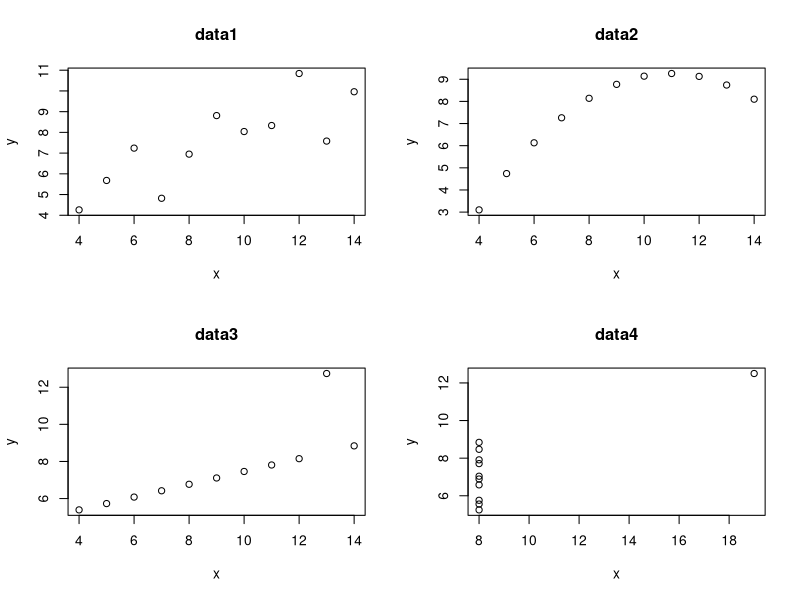
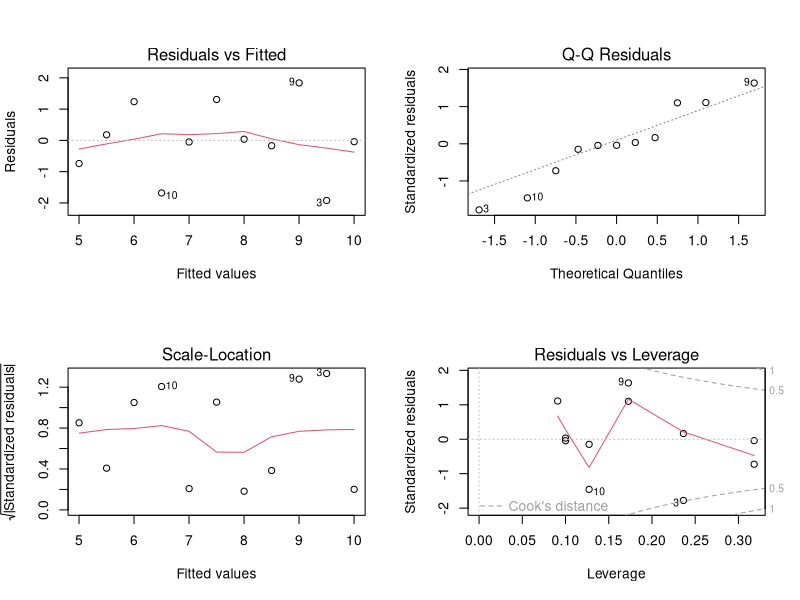
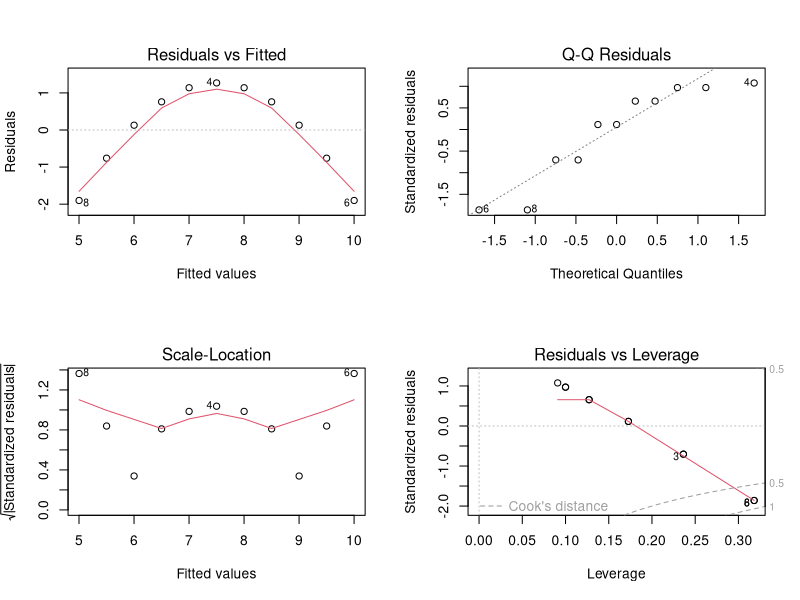
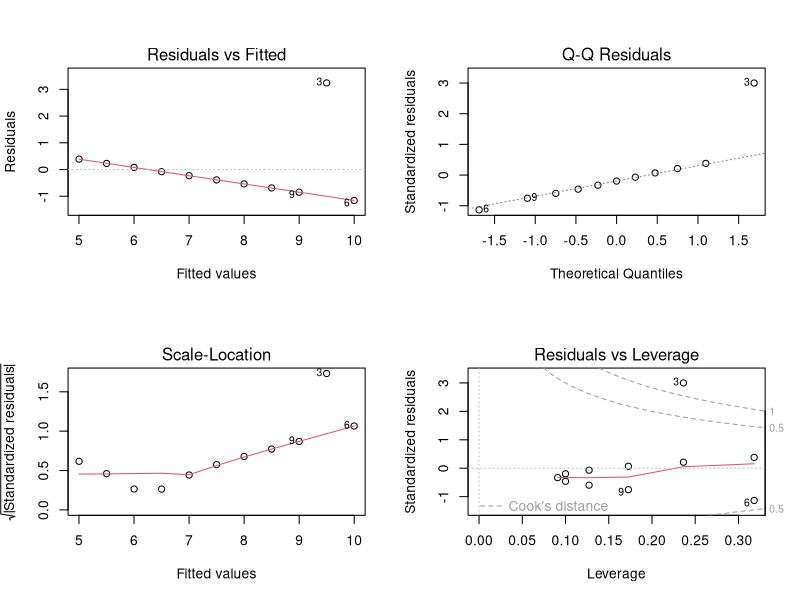
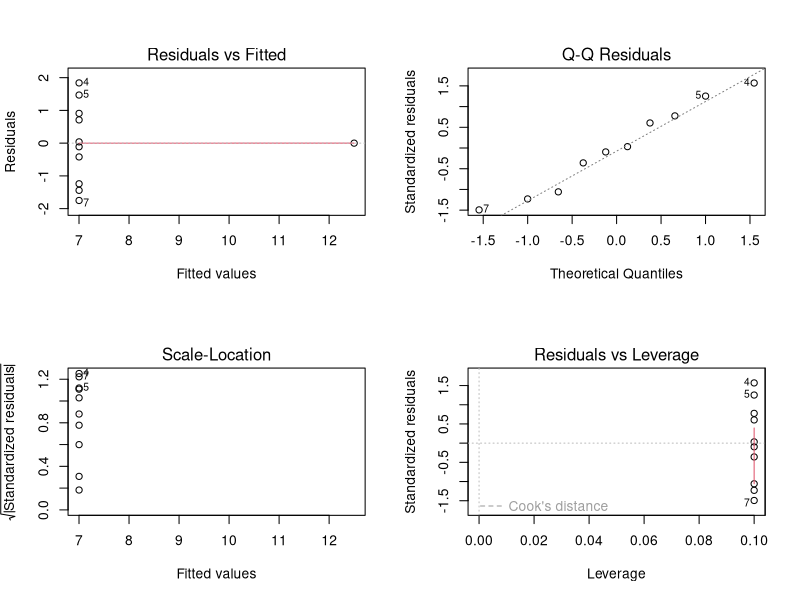
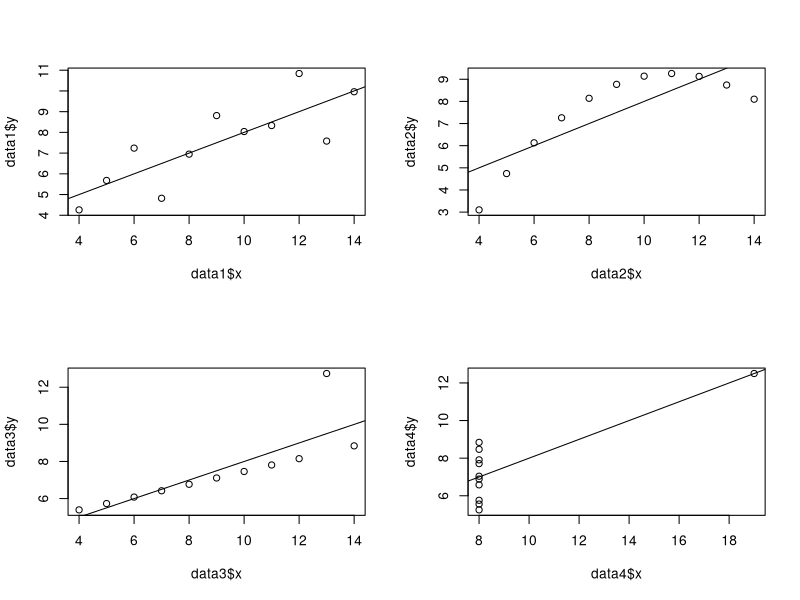
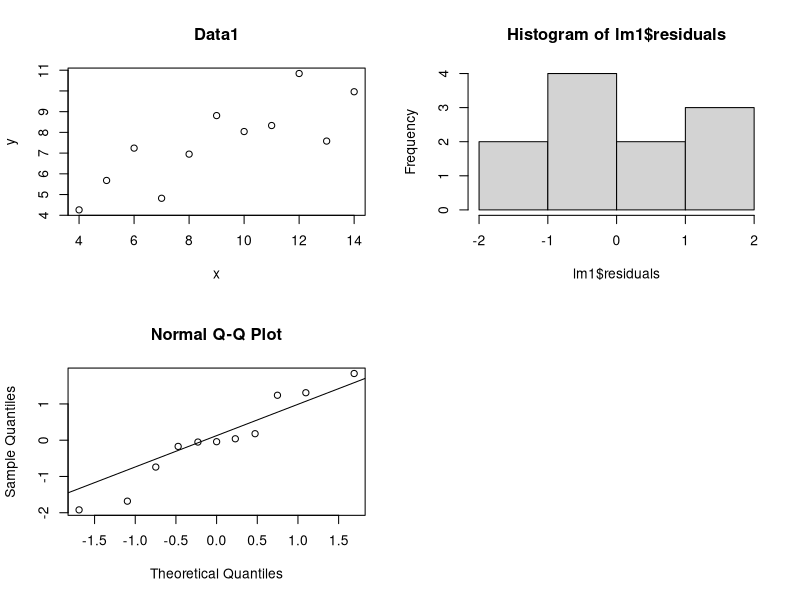
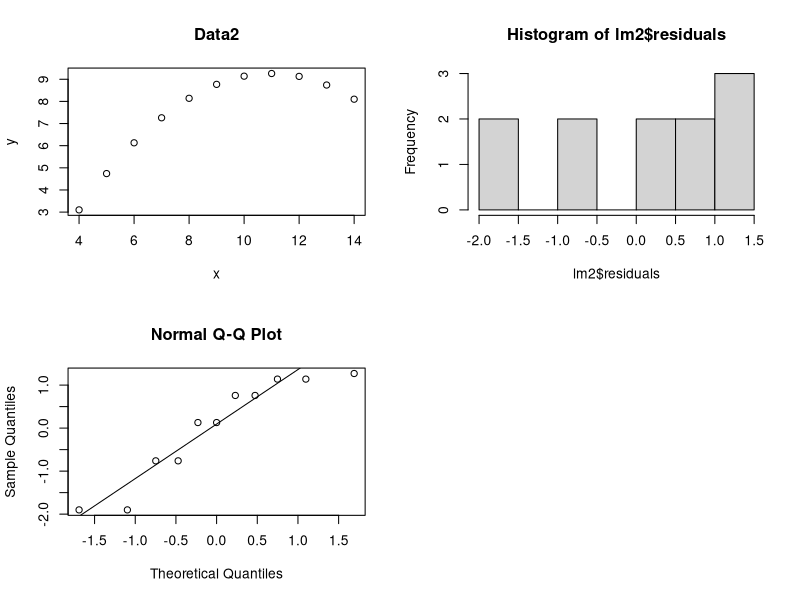

Write the R code that produced these figures, in order.
## ---- chunk 1
library(ggplot2)
library(knitr)
## ---- chunk 2
mt1 <- matrix(c("|   n1","|   n2","|   n3","|   n4","|   n5","|   n6","|   n7","|   n8","|   n9"),ncol=3,byrow=TRUE)
colnames(mt1) <- c("brunette","blond","red")
rownames(mt1) <- c("blue","green","brown")
mt1 <- as.table(mt1)
mt1
## ---- chunk 3
options(digits=2)
data1 <- data.frame(x=c(10,8,13,9,11,14,6,4,12,7,5),
                    y=c(8.04,6.95,7.58,8.81,8.33,9.96,7.24,4.26,10.84,4.82,5.68))

data2 <- data.frame(x=c(10,8,13,9,11,14,6,4,12,7,5),
                    y=c(9.14,8.14,8.74,8.77,9.26,8.1,6.13,3.1,9.13,7.26,4.74))

data3 <- data.frame(x=c(10,8,13,9,11,14,6,4,12,7,5),
                    y=c(7.46,6.77,12.74,7.11,7.81,8.84,6.08,5.39,8.15,6.42,5.73))

data4 <- data.frame(x=c(8,8,8,8,8,8,8,19,8,8,8),
                    y=c(6.58,5.76,7.71,8.84,8.47,7.04,5.25,12.5,5.56,7.91,6.89))
## ---- chunk 4
d1mean.x <- round(mean(data1$x),2)
d1mean.y <- round(mean(data1$y),2)

d2mean.x <- round(mean(data2$x),2)
d2mean.y <- round(mean(data2$y),2)

d3mean.x<- round(mean(data3$x),2)
d3mean.y <- round(mean(data3$y),2)

d4mean.x <- round(mean(data4$x),2)
d4mean.y <- round(mean(data4$y),2)

## ---- chunk 5
d1med.x <- round(median(data1$x),2)
d1med.y <- round(median(data1$y),2)

d2med.x <- round(median(data2$x),2)
d2med.y <- round(median(data2$y),2)

d3med.x<- round(median(data3$x),2)
d3med.y <- round(median(data3$y),2)

d4med.x <- round(median(data4$x),2)
d4med.y <- round(median(data4$y),2)
## ---- chunk 6
d1sd.x <- round(sd(data1$x),2)
d1sd.y <- round(sd(data1$y),2)

d2sd.x <- round(sd(data2$x),2)
d2sd.y <- round(sd(data2$y),2)

d3sd.x <- round(sd(data3$x),2)
d3sd.y <- round(sd(data3$y),2)

d4sd.x <- round(sd(data4$x),2)
d4sd.y <- round(sd(data4$y),2)
## ---- chunk 7
summary(data1)
summary(data2)
summary(data3)
summary(data4)
## ---- chunk 8
par(mfrow=c(2,2))
plot(data1,main = "data1")
plot(data2,main = "data2")
plot(data3,main = "data3")
plot(data4,main = "data4")
## ---- chunk 9
#plot(data1)
round(cor(data1),2)
## ---- chunk 10
#plot(data2)
round(cor(data2),2)
## ---- chunk 11
#plot(data3)
round(cor(data3),2)
## ---- chunk 12
#plot(data4)
round(cor(data4),2)
## ---- chunk 13
lm1<-lm(y~x,data=data1)
summary(lm1)
## ---- chunk 14
par(mfrow=c(2,2))
plot(lm1)
## ---- chunk 15
lm2<-lm(y~x,data=data2)
summary(lm2)
## ---- chunk 16
par(mfrow=c(2,2))
plot(lm2)
## ---- chunk 17
lm3<-lm(y~x,data=data3)
summary(lm3)
## ---- chunk 18
par(mfrow=c(2,2))
plot(lm3)
## ---- chunk 19
lm4<-lm(y~x,data=data4)
summary(lm4)
## ---- chunk 20
par(mfrow=c(2,2))
plot(lm4)
## ---- chunk 21
par(mfrow=c(2,2))
plot(data1$y ~ data1$x )
abline(lm1)
plot(data2$y ~ data2$x)
abline(lm2)
plot(data3$y ~ data3$x)
abline(lm3)
plot(data4$y ~ data4$x)
abline(lm4)
## ---- chunk 22
round(summary(lm1)$r.squared,2)
## ---- chunk 23
round(summary(lm2)$r.squared,2)
## ---- chunk 24
round(summary(lm3)$r.squared,2)
## ---- chunk 25
round(summary(lm4)$r.squared,2)
## ---- chunk 26

par(mfrow=c(2,2))
plot(data1, main = "Data1") 
hist(lm1$residuals)
qqnorm(lm1$residuals)
qqline(lm1$residuals)

## ---- chunk 27

par(mfrow=c(2,2))
plot(data2, main = "Data2") 
hist(lm2$residuals)
qqnorm(lm2$residuals)
qqline(lm2$residuals)

## ---- chunk 28

par(mfrow=c(2,2))
plot(data3, main = "Data3") 
hist(lm1$residuals)
qqnorm(lm3$residuals)
qqline(lm3$residuals)

## ---- chunk 29

par(mfrow=c(2,2))
plot(data4, main = "Data4") 
hist(lm4$residuals)
qqnorm(lm4$residuals)
qqline(lm4$residuals)

